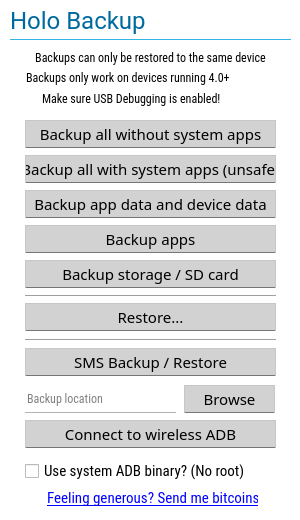
<?xml version="1.0" encoding="UTF-8"?>
<ui version="4.0">
 <class>mainWindow</class>
 <widget class="QDialog" name="mainWindow">
  <property name="geometry">
   <rect>
    <x>0</x>
    <y>0</y>
    <width>300</width>
    <height>520</height>
   </rect>
  </property>
  <property name="sizePolicy">
   <sizepolicy hsizetype="Fixed" vsizetype="Fixed">
    <horstretch>0</horstretch>
    <verstretch>0</verstretch>
   </sizepolicy>
  </property>
  <property name="minimumSize">
   <size>
    <width>300</width>
    <height>520</height>
   </size>
  </property>
  <property name="maximumSize">
   <size>
    <width>300</width>
    <height>520</height>
   </size>
  </property>
  <property name="windowTitle">
   <string>Holo Backup v2.0</string>
  </property>
  <property name="styleSheet">
   <string notr="true">QDialog {
	background-color: #FFFFFF;
}

QPushButton {
	background-color: #D2D2D2;
	border: none;
	border-bottom: 1px solid #767676;	
	border-left: 1px solid #C7C7C7;
	border-right: 1px solid #C7C7C7;
	border-top: 1px solid #C7C7C7;
	font: 11pt &quot;Ubuntu Condensed&quot;;
}

QPushButton:hover {
	background-color: #A8A8A8;
}</string>
  </property>
  <widget class="QLabel" name="label">
   <property name="geometry">
    <rect>
     <x>10</x>
     <y>0</y>
     <width>151</width>
     <height>41</height>
    </rect>
   </property>
   <property name="font">
    <font>
     <family>Roboto</family>
    </font>
   </property>
   <property name="frameShadow">
    <enum>QFrame::Plain</enum>
   </property>
   <property name="text">
    <string>&lt;html&gt;&lt;head/&gt;&lt;body&gt;&lt;p&gt;&lt;span style=&quot; font-size:18pt; color:#006a9f;&quot;&gt;Holo Backup&lt;/span&gt;&lt;/p&gt;&lt;/body&gt;&lt;/html&gt;</string>
   </property>
  </widget>
  <widget class="QLabel" name="label_2">
   <property name="geometry">
    <rect>
     <x>26</x>
     <y>67</y>
     <width>251</width>
     <height>21</height>
    </rect>
   </property>
   <property name="font">
    <font>
     <family>Roboto Condensed</family>
    </font>
   </property>
   <property name="text">
    <string>Backups only work on devices running 4.0+</string>
   </property>
  </widget>
  <widget class="QLabel" name="label_3">
   <property name="geometry">
    <rect>
     <x>10</x>
     <y>47</y>
     <width>281</width>
     <height>21</height>
    </rect>
   </property>
   <property name="font">
    <font>
     <family>Roboto Condensed</family>
    </font>
   </property>
   <property name="text">
    <string>&lt;html&gt;&lt;head/&gt;&lt;body&gt;&lt;p align=&quot;center&quot;&gt;Backups can only be restored to the same device&lt;/p&gt;&lt;/body&gt;&lt;/html&gt;</string>
   </property>
   <property name="wordWrap">
    <bool>true</bool>
   </property>
  </widget>
  <widget class="QLabel" name="label_4">
   <property name="geometry">
    <rect>
     <x>42</x>
     <y>90</y>
     <width>211</width>
     <height>17</height>
    </rect>
   </property>
   <property name="font">
    <font>
     <family>Roboto Condensed</family>
    </font>
   </property>
   <property name="text">
    <string>Make sure USB Debugging is enabled!</string>
   </property>
  </widget>
  <widget class="QPushButton" name="bakAllNoSys">
   <property name="geometry">
    <rect>
     <x>25</x>
     <y>120</y>
     <width>251</width>
     <height>28</height>
    </rect>
   </property>
   <property name="font">
    <font>
     <family>Ubuntu Condensed</family>
     <pointsize>11</pointsize>
     <weight>50</weight>
     <italic>false</italic>
     <bold>false</bold>
    </font>
   </property>
   <property name="autoFillBackground">
    <bool>false</bool>
   </property>
   <property name="text">
    <string>Backup all without system apps</string>
   </property>
   <property name="flat">
    <bool>false</bool>
   </property>
  </widget>
  <widget class="QPushButton" name="bakAll">
   <property name="geometry">
    <rect>
     <x>25</x>
     <y>155</y>
     <width>251</width>
     <height>28</height>
    </rect>
   </property>
   <property name="font">
    <font>
     <family>Ubuntu Condensed</family>
     <pointsize>11</pointsize>
     <weight>50</weight>
     <italic>false</italic>
     <bold>false</bold>
    </font>
   </property>
   <property name="text">
    <string>Backup all with system apps (unsafe)</string>
   </property>
  </widget>
  <widget class="QPushButton" name="bakAppDevData">
   <property name="geometry">
    <rect>
     <x>25</x>
     <y>190</y>
     <width>251</width>
     <height>28</height>
    </rect>
   </property>
   <property name="font">
    <font>
     <family>Ubuntu Condensed</family>
     <pointsize>11</pointsize>
     <weight>50</weight>
     <italic>false</italic>
     <bold>false</bold>
    </font>
   </property>
   <property name="text">
    <string>Backup app data and device data</string>
   </property>
  </widget>
  <widget class="QPushButton" name="bakStorSd">
   <property name="geometry">
    <rect>
     <x>25</x>
     <y>260</y>
     <width>251</width>
     <height>28</height>
    </rect>
   </property>
   <property name="font">
    <font>
     <family>Ubuntu Condensed</family>
     <pointsize>11</pointsize>
     <weight>50</weight>
     <italic>false</italic>
     <bold>false</bold>
    </font>
   </property>
   <property name="text">
    <string>Backup storage / SD card</string>
   </property>
  </widget>
  <widget class="QPushButton" name="bakApp">
   <property name="geometry">
    <rect>
     <x>25</x>
     <y>225</y>
     <width>251</width>
     <height>28</height>
    </rect>
   </property>
   <property name="font">
    <font>
     <family>Ubuntu Condensed</family>
     <pointsize>11</pointsize>
     <weight>50</weight>
     <italic>false</italic>
     <bold>false</bold>
    </font>
   </property>
   <property name="text">
    <string>Backup apps</string>
   </property>
  </widget>
  <widget class="Line" name="line">
   <property name="geometry">
    <rect>
     <x>25</x>
     <y>294</y>
     <width>251</width>
     <height>5</height>
    </rect>
   </property>
   <property name="orientation">
    <enum>Qt::Horizontal</enum>
   </property>
  </widget>
  <widget class="QPushButton" name="restoreBtn">
   <property name="geometry">
    <rect>
     <x>25</x>
     <y>303</y>
     <width>251</width>
     <height>28</height>
    </rect>
   </property>
   <property name="font">
    <font>
     <family>Ubuntu Condensed</family>
     <pointsize>11</pointsize>
     <weight>50</weight>
     <italic>false</italic>
     <bold>false</bold>
    </font>
   </property>
   <property name="text">
    <string>Restore...</string>
   </property>
  </widget>
  <widget class="QPushButton" name="smsBakRestore">
   <property name="geometry">
    <rect>
     <x>25</x>
     <y>348</y>
     <width>251</width>
     <height>28</height>
    </rect>
   </property>
   <property name="font">
    <font>
     <family>Ubuntu Condensed</family>
     <pointsize>11</pointsize>
     <weight>50</weight>
     <italic>false</italic>
     <bold>false</bold>
    </font>
   </property>
   <property name="text">
    <string>SMS Backup / Restore</string>
   </property>
  </widget>
  <widget class="Line" name="line_2">
   <property name="geometry">
    <rect>
     <x>25</x>
     <y>338</y>
     <width>251</width>
     <height>5</height>
    </rect>
   </property>
   <property name="orientation">
    <enum>Qt::Horizontal</enum>
   </property>
  </widget>
  <widget class="QLineEdit" name="bakLocation">
   <property name="geometry">
    <rect>
     <x>25</x>
     <y>385</y>
     <width>151</width>
     <height>28</height>
    </rect>
   </property>
   <property name="font">
    <font>
     <family>Roboto Condensed</family>
    </font>
   </property>
   <property name="styleSheet">
    <string notr="true">border: none;
border-bottom: 1px solid #B3B3B3;
background-color: transparent;</string>
   </property>
   <property name="placeholderText">
    <string>Backup location</string>
   </property>
  </widget>
  <widget class="QPushButton" name="bakBrowseBtn">
   <property name="geometry">
    <rect>
     <x>184</x>
     <y>385</y>
     <width>91</width>
     <height>28</height>
    </rect>
   </property>
   <property name="font">
    <font>
     <family>Ubuntu Condensed</family>
     <pointsize>11</pointsize>
     <weight>50</weight>
     <italic>false</italic>
     <bold>false</bold>
    </font>
   </property>
   <property name="text">
    <string>Browse</string>
   </property>
  </widget>
  <widget class="QLabel" name="donateLbl">
   <property name="geometry">
    <rect>
     <x>47</x>
     <y>488</y>
     <width>211</width>
     <height>21</height>
    </rect>
   </property>
   <property name="font">
    <font>
     <family>Roboto Condensed</family>
     <pointsize>11</pointsize>
     <weight>50</weight>
     <italic>false</italic>
     <bold>false</bold>
    </font>
   </property>
   <property name="styleSheet">
    <string notr="true"/>
   </property>
   <property name="text">
    <string>&lt;html&gt;&lt;head/&gt;&lt;body&gt;&lt;p&gt;&lt;a href=&quot;donate.html&quot;&gt;&lt;span style=&quot; color:#0000ff;&quot;&gt;Feeling generous? Send me bitcoins!&lt;/span&gt;&lt;/a&gt;&lt;/p&gt;&lt;/body&gt;&lt;/html&gt;</string>
   </property>
   <property name="openExternalLinks">
    <bool>true</bool>
   </property>
  </widget>
  <widget class="QPushButton" name="wirelessAdb">
   <property name="geometry">
    <rect>
     <x>25</x>
     <y>420</y>
     <width>251</width>
     <height>28</height>
    </rect>
   </property>
   <property name="font">
    <font>
     <family>Ubuntu Condensed</family>
     <pointsize>11</pointsize>
     <weight>50</weight>
     <italic>false</italic>
     <bold>false</bold>
    </font>
   </property>
   <property name="text">
    <string>Connect to wireless ADB</string>
   </property>
  </widget>
  <widget class="QCheckBox" name="systemAdb">
   <property name="geometry">
    <rect>
     <x>25</x>
     <y>460</y>
     <width>251</width>
     <height>22</height>
    </rect>
   </property>
   <property name="font">
    <font>
     <family>Roboto Condensed</family>
     <pointsize>11</pointsize>
     <weight>50</weight>
     <italic>false</italic>
     <bold>false</bold>
    </font>
   </property>
   <property name="text">
    <string>Use system ADB binary? (No root)</string>
   </property>
  </widget>
  <widget class="Line" name="line_3">
   <property name="geometry">
    <rect>
     <x>10</x>
     <y>37</y>
     <width>281</width>
     <height>5</height>
    </rect>
   </property>
   <property name="styleSheet">
    <string notr="true">color: #33B5E5;</string>
   </property>
   <property name="frameShadow">
    <enum>QFrame::Plain</enum>
   </property>
   <property name="lineWidth">
    <number>1</number>
   </property>
   <property name="orientation">
    <enum>Qt::Horizontal</enum>
   </property>
  </widget>
 </widget>
 <resources/>
 <connections/>
</ui>
